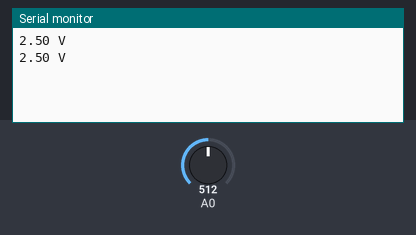
This sketch was run on a simulated Arduino Uno, built with avr-gcc and run on an emulated ATmega328P. Shown: the last lines printed to the serial monitor. The test bench sets the inputs (shaded band); at power-on: A0 = 512.

Above: at 1.8 s.
1.9 s: A0 set to 716
At 2.6 s:
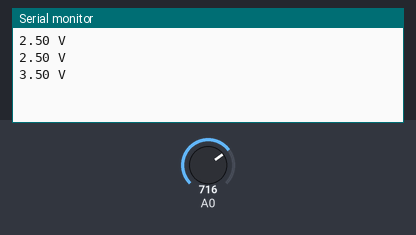
3.4 s: A0 set to 900
At 4.8 s:
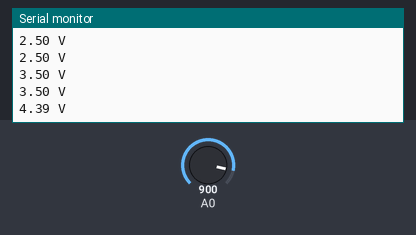
Timing chart, 0 to 6.4 s (numbered marks = the images above; inputs shaded):
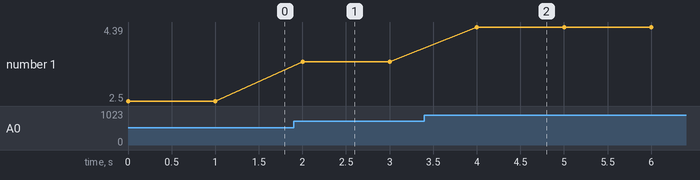

The sketch:

adfb.ino
```cpp
/*
 作者：Ardui.Co
 效果：串口显示模拟端口的电压值
 版本：1.0
 更新时间：2017年1月8日
*/
void setup()
{
 Serial.begin(9600); //指定串口通讯比特率为9600
}
void loop()
{
 int v = analogRead(A0); //从A0口读取电压，模拟端口电压测量范围为0-5V，返回的值为0-1024
 float volt = v * (5.0 / 1024.0); //将返回值换算成电压
 Serial.print(volt); //串口输出电压值
 Serial.println(" V"); //输出单位，并且换行
 delay(1000); //输出后等待1s，降低刷新速度
}
```

Measured:
- after the input at 1.9 s, the serial monitor: prints a new line after 0.10 s (image 1)
- after the input at 3.4 s, the serial monitor: prints a new line after 0.60 s (image 2)
- plotted number 1: 2.5 → 3.5 after the input at 1.9 s, 3.5 → 4.39 after the input at 3.4 s
